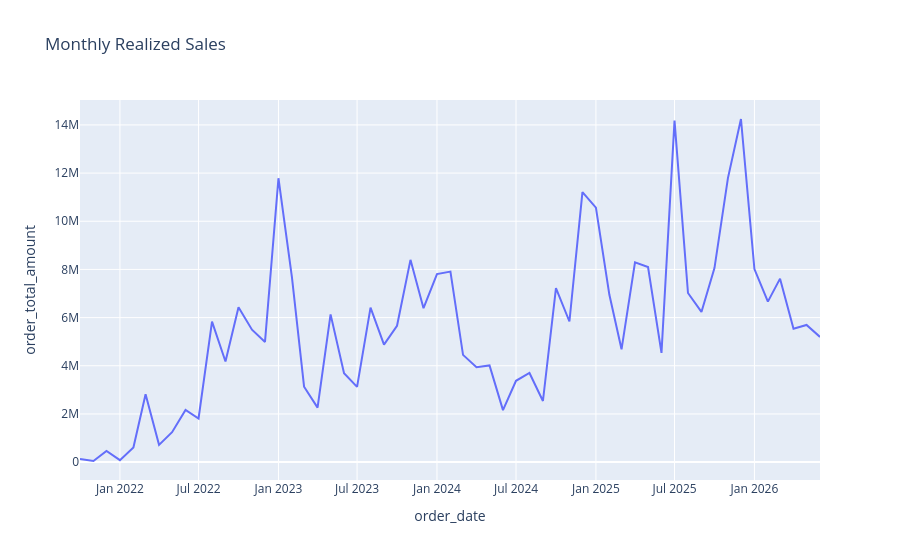

This figure's notebook cell:
### Code cell
fig= px.line(
    monthly_sales,
    x="order_date",
    y="order_total_amount",
    title="Monthly Realized Sales"
)
fig.show()
